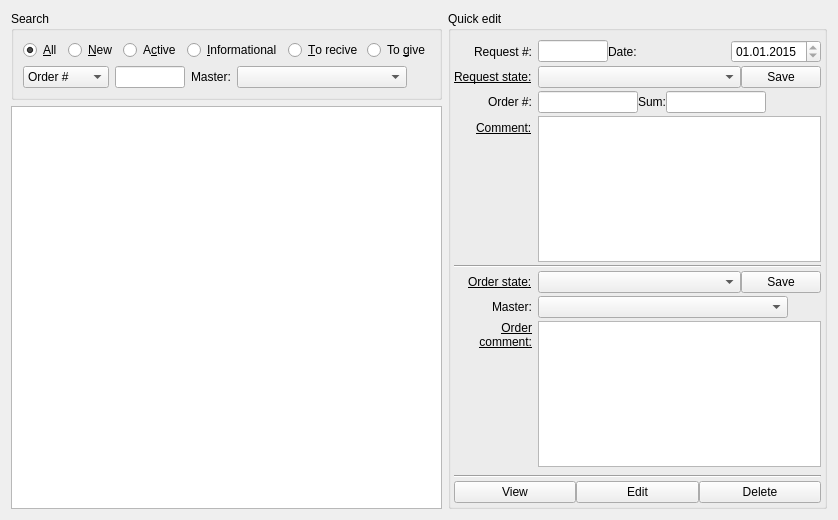
<?xml version="1.0" encoding="UTF-8"?>
<ui version="4.0">
 <class>PartsWidgetStorekeeper</class>
 <widget class="QWidget" name="PartsWidgetStorekeeper">
  <property name="geometry">
   <rect>
    <x>0</x>
    <y>0</y>
    <width>838</width>
    <height>520</height>
   </rect>
  </property>
  <property name="windowTitle">
   <string>Form</string>
  </property>
  <layout class="QGridLayout" name="gridLayout">
   <item row="1" column="0">
    <widget class="QTableView" name="tview">
     <property name="frameShape">
      <enum>QFrame::StyledPanel</enum>
     </property>
     <property name="frameShadow">
      <enum>QFrame::Sunken</enum>
     </property>
     <property name="lineWidth">
      <number>1</number>
     </property>
     <property name="editTriggers">
      <set>QAbstractItemView::NoEditTriggers</set>
     </property>
     <property name="selectionMode">
      <enum>QAbstractItemView::SingleSelection</enum>
     </property>
     <property name="selectionBehavior">
      <enum>QAbstractItemView::SelectRows</enum>
     </property>
     <property name="horizontalScrollMode">
      <enum>QAbstractItemView::ScrollPerPixel</enum>
     </property>
     <property name="sortingEnabled">
      <bool>true</bool>
     </property>
     <attribute name="horizontalHeaderVisible">
      <bool>false</bool>
     </attribute>
    </widget>
   </item>
   <item row="0" column="0">
    <widget class="QGroupBox" name="groupBox_2">
     <property name="title">
      <string>Search</string>
     </property>
     <layout class="QVBoxLayout" name="verticalLayout">
      <item>
       <layout class="QHBoxLayout" name="horizontalLayout_4">
        <item>
         <widget class="QRadioButton" name="rbAll">
          <property name="text">
           <string>&amp;All</string>
          </property>
          <property name="checked">
           <bool>true</bool>
          </property>
         </widget>
        </item>
        <item>
         <widget class="QRadioButton" name="rbNew">
          <property name="text">
           <string>&amp;New</string>
          </property>
         </widget>
        </item>
        <item>
         <widget class="QRadioButton" name="rbActive">
          <property name="text">
           <string>A&amp;ctive</string>
          </property>
         </widget>
        </item>
        <item>
         <widget class="QRadioButton" name="rbInfo">
          <property name="text">
           <string>&amp;Informational</string>
          </property>
         </widget>
        </item>
        <item>
         <widget class="QRadioButton" name="rbRecieve">
          <property name="text">
           <string>&amp;To recive</string>
          </property>
         </widget>
        </item>
        <item>
         <widget class="QRadioButton" name="rbGive">
          <property name="text">
           <string>To &amp;give</string>
          </property>
         </widget>
        </item>
        <item>
         <spacer name="horizontalSpacer_4">
          <property name="orientation">
           <enum>Qt::Horizontal</enum>
          </property>
          <property name="sizeHint" stdset="0">
           <size>
            <width>40</width>
            <height>20</height>
           </size>
          </property>
         </spacer>
        </item>
       </layout>
      </item>
      <item>
       <layout class="QHBoxLayout" name="horizontalLayout_3">
        <item>
         <widget class="QComboBox" name="cbSearchType">
          <item>
           <property name="text">
            <string>Order #</string>
           </property>
          </item>
          <item>
           <property name="text">
            <string>Request #</string>
           </property>
          </item>
         </widget>
        </item>
        <item>
         <widget class="QLineEdit" name="lSearch">
          <property name="sizePolicy">
           <sizepolicy hsizetype="Fixed" vsizetype="Fixed">
            <horstretch>0</horstretch>
            <verstretch>0</verstretch>
           </sizepolicy>
          </property>
          <property name="maximumSize">
           <size>
            <width>70</width>
            <height>16777215</height>
           </size>
          </property>
          <property name="inputMask">
           <string/>
          </property>
         </widget>
        </item>
        <item>
         <widget class="QLabel" name="label_9">
          <property name="text">
           <string>Master:</string>
          </property>
         </widget>
        </item>
        <item>
         <widget class="QComboBox" name="cbSearchMaster">
          <property name="minimumSize">
           <size>
            <width>170</width>
            <height>0</height>
           </size>
          </property>
         </widget>
        </item>
        <item>
         <spacer name="horizontalSpacer_3">
          <property name="orientation">
           <enum>Qt::Horizontal</enum>
          </property>
          <property name="sizeHint" stdset="0">
           <size>
            <width>40</width>
            <height>20</height>
           </size>
          </property>
         </spacer>
        </item>
       </layout>
      </item>
     </layout>
    </widget>
   </item>
   <item row="0" column="1" rowspan="2">
    <widget class="QGroupBox" name="groupBox">
     <property name="sizePolicy">
      <sizepolicy hsizetype="Maximum" vsizetype="Preferred">
       <horstretch>0</horstretch>
       <verstretch>0</verstretch>
      </sizepolicy>
     </property>
     <property name="minimumSize">
      <size>
       <width>355</width>
       <height>0</height>
      </size>
     </property>
     <property name="maximumSize">
      <size>
       <width>450</width>
       <height>16777215</height>
      </size>
     </property>
     <property name="title">
      <string>Quick edit</string>
     </property>
     <layout class="QFormLayout" name="formLayout">
      <property name="rowWrapPolicy">
       <enum>QFormLayout::DontWrapRows</enum>
      </property>
      <property name="labelAlignment">
       <set>Qt::AlignRight|Qt::AlignTrailing|Qt::AlignVCenter</set>
      </property>
      <property name="verticalSpacing">
       <number>3</number>
      </property>
      <property name="leftMargin">
       <number>3</number>
      </property>
      <property name="rightMargin">
       <number>3</number>
      </property>
      <property name="bottomMargin">
       <number>3</number>
      </property>
      <item row="0" column="0">
       <widget class="QLabel" name="label_7">
        <property name="text">
         <string>Request #:</string>
        </property>
       </widget>
      </item>
      <item row="0" column="1">
       <layout class="QHBoxLayout" name="horizontalLayout">
        <item>
         <widget class="QLineEdit" name="eId">
          <property name="sizePolicy">
           <sizepolicy hsizetype="Fixed" vsizetype="Fixed">
            <horstretch>0</horstretch>
            <verstretch>0</verstretch>
           </sizepolicy>
          </property>
          <property name="maximumSize">
           <size>
            <width>70</width>
            <height>16777215</height>
           </size>
          </property>
          <property name="readOnly">
           <bool>true</bool>
          </property>
         </widget>
        </item>
        <item>
         <widget class="QLabel" name="label_6">
          <property name="text">
           <string>Date:</string>
          </property>
         </widget>
        </item>
        <item>
         <widget class="QDateEdit" name="eDate">
          <property name="maximumSize">
           <size>
            <width>90</width>
            <height>16777215</height>
           </size>
          </property>
          <property name="readOnly">
           <bool>true</bool>
          </property>
          <property name="dateTime">
           <datetime>
            <hour>0</hour>
            <minute>0</minute>
            <second>0</second>
            <year>2015</year>
            <month>1</month>
            <day>1</day>
           </datetime>
          </property>
          <property name="displayFormat">
           <string>dd.MM.yyyy</string>
          </property>
          <property name="date">
           <date>
            <year>2015</year>
            <month>1</month>
            <day>1</day>
           </date>
          </property>
         </widget>
        </item>
       </layout>
      </item>
      <item row="3" column="0">
       <widget class="QLabel" name="label_3">
        <property name="text">
         <string>&lt;html&gt;&lt;head/&gt;&lt;body&gt;&lt;p&gt;&lt;span style=&quot; text-decoration: underline;&quot;&gt;Request state:&lt;/span&gt;&lt;/p&gt;&lt;/body&gt;&lt;/html&gt;</string>
        </property>
       </widget>
      </item>
      <item row="3" column="1">
       <layout class="QHBoxLayout" name="horizontalLayout_7">
        <item>
         <widget class="QComboBox" name="eRequestState">
          <property name="sizePolicy">
           <sizepolicy hsizetype="MinimumExpanding" vsizetype="Fixed">
            <horstretch>0</horstretch>
            <verstretch>0</verstretch>
           </sizepolicy>
          </property>
          <property name="minimumSize">
           <size>
            <width>170</width>
            <height>0</height>
           </size>
          </property>
          <property name="maximumSize">
           <size>
            <width>250</width>
            <height>16777215</height>
           </size>
          </property>
          <property name="sizeAdjustPolicy">
           <enum>QComboBox::AdjustToContents</enum>
          </property>
         </widget>
        </item>
        <item>
         <widget class="QPushButton" name="bSubmit">
          <property name="text">
           <string>Save</string>
          </property>
          <property name="icon">
           <iconset>
            <normalon>:/icons/icons/page_save.png</normalon>
           </iconset>
          </property>
         </widget>
        </item>
       </layout>
      </item>
      <item row="5" column="0">
       <widget class="QLabel" name="label_2">
        <property name="text">
         <string>Order #:</string>
        </property>
       </widget>
      </item>
      <item row="5" column="1">
       <layout class="QHBoxLayout" name="horizontalLayout_2">
        <item>
         <widget class="QLineEdit" name="eOrderId">
          <property name="sizePolicy">
           <sizepolicy hsizetype="Fixed" vsizetype="Fixed">
            <horstretch>0</horstretch>
            <verstretch>0</verstretch>
           </sizepolicy>
          </property>
          <property name="minimumSize">
           <size>
            <width>50</width>
            <height>0</height>
           </size>
          </property>
          <property name="maximumSize">
           <size>
            <width>100</width>
            <height>16777215</height>
           </size>
          </property>
          <property name="readOnly">
           <bool>true</bool>
          </property>
         </widget>
        </item>
        <item alignment="Qt::AlignRight">
         <widget class="QLabel" name="label">
          <property name="text">
           <string>Sum:</string>
          </property>
         </widget>
        </item>
        <item>
         <widget class="QLineEdit" name="eSumm">
          <property name="minimumSize">
           <size>
            <width>50</width>
            <height>0</height>
           </size>
          </property>
          <property name="maximumSize">
           <size>
            <width>100</width>
            <height>16777215</height>
           </size>
          </property>
         </widget>
        </item>
        <item>
         <spacer name="horizontalSpacer_2">
          <property name="orientation">
           <enum>Qt::Horizontal</enum>
          </property>
          <property name="sizeHint" stdset="0">
           <size>
            <width>40</width>
            <height>20</height>
           </size>
          </property>
         </spacer>
        </item>
       </layout>
      </item>
      <item row="7" column="0">
       <widget class="QLabel" name="label_5">
        <property name="text">
         <string>&lt;html&gt;&lt;head/&gt;&lt;body&gt;&lt;p&gt;&lt;span style=&quot; text-decoration: underline;&quot;&gt;Comment:&lt;/span&gt;&lt;/p&gt;&lt;/body&gt;&lt;/html&gt;</string>
        </property>
       </widget>
      </item>
      <item row="7" column="1">
       <widget class="QPlainTextEdit" name="eComment">
        <property name="sizePolicy">
         <sizepolicy hsizetype="Expanding" vsizetype="MinimumExpanding">
          <horstretch>0</horstretch>
          <verstretch>0</verstretch>
         </sizepolicy>
        </property>
        <property name="minimumSize">
         <size>
          <width>0</width>
          <height>50</height>
         </size>
        </property>
        <property name="maximumSize">
         <size>
          <width>16777215</width>
          <height>150</height>
         </size>
        </property>
       </widget>
      </item>
      <item row="9" column="0" colspan="2">
       <widget class="Line" name="line">
        <property name="orientation">
         <enum>Qt::Horizontal</enum>
        </property>
       </widget>
      </item>
      <item row="10" column="0">
       <widget class="QLabel" name="label_4">
        <property name="text">
         <string>&lt;html&gt;&lt;head/&gt;&lt;body&gt;&lt;p&gt;&lt;span style=&quot; text-decoration: underline;&quot;&gt;Order state:&lt;/span&gt;&lt;/p&gt;&lt;/body&gt;&lt;/html&gt;</string>
        </property>
       </widget>
      </item>
      <item row="10" column="1">
       <layout class="QHBoxLayout" name="horizontalLayout_5">
        <item>
         <widget class="QComboBox" name="eOrderState">
          <property name="sizePolicy">
           <sizepolicy hsizetype="Fixed" vsizetype="Preferred">
            <horstretch>0</horstretch>
            <verstretch>0</verstretch>
           </sizepolicy>
          </property>
          <property name="minimumSize">
           <size>
            <width>170</width>
            <height>0</height>
           </size>
          </property>
          <property name="maximumSize">
           <size>
            <width>250</width>
            <height>16777215</height>
           </size>
          </property>
          <property name="sizeAdjustPolicy">
           <enum>QComboBox::AdjustToContentsOnFirstShow</enum>
          </property>
          <property name="minimumContentsLength">
           <number>400</number>
          </property>
         </widget>
        </item>
        <item>
         <widget class="QPushButton" name="bSubmitOrder">
          <property name="text">
           <string>Save</string>
          </property>
          <property name="icon">
           <iconset>
            <normalon>:/icons/icons/page_save.png</normalon>
           </iconset>
          </property>
         </widget>
        </item>
       </layout>
      </item>
      <item row="12" column="0">
       <widget class="QLabel" name="label_8">
        <property name="text">
         <string>Master:</string>
        </property>
       </widget>
      </item>
      <item row="12" column="1">
       <widget class="QComboBox" name="eMaster">
        <property name="enabled">
         <bool>true</bool>
        </property>
        <property name="sizePolicy">
         <sizepolicy hsizetype="MinimumExpanding" vsizetype="Fixed">
          <horstretch>170</horstretch>
          <verstretch>0</verstretch>
         </sizepolicy>
        </property>
        <property name="minimumSize">
         <size>
          <width>150</width>
          <height>0</height>
         </size>
        </property>
        <property name="maximumSize">
         <size>
          <width>250</width>
          <height>16777215</height>
         </size>
        </property>
        <property name="editable">
         <bool>false</bool>
        </property>
        <property name="maxVisibleItems">
         <number>11</number>
        </property>
        <property name="sizeAdjustPolicy">
         <enum>QComboBox::AdjustToContents</enum>
        </property>
       </widget>
      </item>
      <item row="13" column="0">
       <widget class="QLabel" name="label_11">
        <property name="text">
         <string>&lt;html&gt;&lt;head/&gt;&lt;body&gt;&lt;p&gt;&lt;span style=&quot; text-decoration: underline;&quot;&gt;Order&lt;br&gt;comment:&lt;/span&gt;&lt;/p&gt;&lt;/body&gt;&lt;/html&gt;</string>
        </property>
        <property name="alignment">
         <set>Qt::AlignRight|Qt::AlignTop|Qt::AlignTrailing</set>
        </property>
        <property name="indent">
         <number>-1</number>
        </property>
       </widget>
      </item>
      <item row="13" column="1">
       <widget class="QPlainTextEdit" name="eOrderComment">
        <property name="minimumSize">
         <size>
          <width>0</width>
          <height>50</height>
         </size>
        </property>
        <property name="maximumSize">
         <size>
          <width>16777215</width>
          <height>150</height>
         </size>
        </property>
       </widget>
      </item>
      <item row="15" column="1">
       <spacer name="verticalSpacer">
        <property name="orientation">
         <enum>Qt::Vertical</enum>
        </property>
        <property name="sizeType">
         <enum>QSizePolicy::MinimumExpanding</enum>
        </property>
        <property name="sizeHint" stdset="0">
         <size>
          <width>20</width>
          <height>2</height>
         </size>
        </property>
       </spacer>
      </item>
      <item row="16" column="0" colspan="2">
       <widget class="Line" name="line_3">
        <property name="orientation">
         <enum>Qt::Horizontal</enum>
        </property>
       </widget>
      </item>
      <item row="17" column="0" colspan="2">
       <layout class="QHBoxLayout" name="horizontalLayout_6">
        <item>
         <widget class="QPushButton" name="bView">
          <property name="text">
           <string>View</string>
          </property>
          <property name="icon">
           <iconset resource="Icons.qrc">
            <normaloff>:/icons/icons/page.png</normaloff>:/icons/icons/page.png</iconset>
          </property>
         </widget>
        </item>
        <item>
         <widget class="QPushButton" name="bEdit">
          <property name="text">
           <string>Edit</string>
          </property>
          <property name="icon">
           <iconset resource="Icons.qrc">
            <normaloff>:/icons/icons/page_edit.png</normaloff>:/icons/icons/page_edit.png</iconset>
          </property>
         </widget>
        </item>
        <item>
         <widget class="QPushButton" name="bDelete">
          <property name="text">
           <string>Delete</string>
          </property>
          <property name="icon">
           <iconset>
            <normalon>:/icons/icons/page_delete.png</normalon>
           </iconset>
          </property>
         </widget>
        </item>
       </layout>
      </item>
     </layout>
    </widget>
   </item>
  </layout>
 </widget>
 <resources>
  <include location="Icons.qrc"/>
 </resources>
 <connections/>
</ui>
